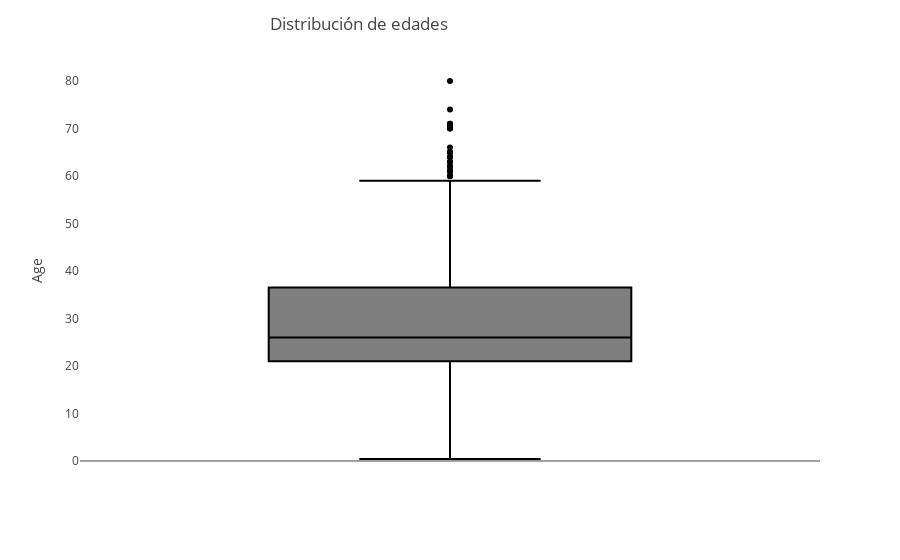

Notebook cell for this chart:
### Markdown cell above
#### Examino la distribución de las edades de los pasajeros. Identifico cuál es la edad mínima, la máxima y la media.

### Code cell
fig = px.box(
            df,
            y='Age')

fig.update_layout(
title="Distribución de edades",
xaxis_title="",
showlegend=False,
xaxis_showgrid=False,
yaxis_showgrid=False,
title_x=0.3)

fig.show()

### Figure 1 — Plotly figure (JSON) as saved in the notebook; plotly's stock layout.template omitted (floating-point values rounded to 4 significant figures; data arrays with more than 128 entries replaced by an {"elided": "..."} marker saying what was removed)
{"data": [{"alignmentgroup": "True", "hovertemplate": "Age=%{y}<extra></extra>", "legendgroup": "", "marker": {"color": "#000001"}, "name": "", "notched": false, "offsetgroup": "", "orientation": "v", "showlegend": false, "type": "box", "x0": " ", "xaxis": "x", "y": {"elided": "891 float values"}, "y0": " ", "yaxis": "y"}], "layout": {"boxmode": "group", "legend": {"tracegroupgap": 0}, "margin": {"t": 60}, "showlegend": false, "title": {"text": "Distribución de edades", "x": 0.3}, "xaxis": {"anchor": "y", "domain": [0, 1], "showgrid": false, "title": {"text": ""}}, "yaxis": {"anchor": "x", "domain": [0, 1], "showgrid": false, "title": {"text": "Age"}}}}
